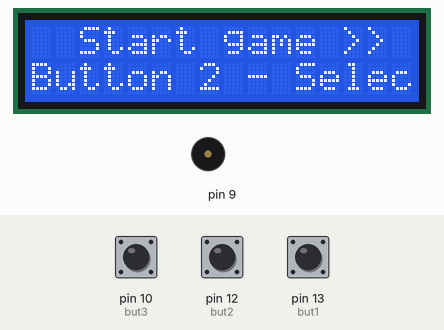
A program run on a simulated Arduino Uno, built with avr-gcc and run on an emulated ATmega328P. Shown: 16×2 character LCD, buzzer (waves = sounding). The test bench sets the inputs (shaded band); at power-on: pin 12 (but2) HIGH, pin 13 (but1) HIGH, pin 10 (but3) HIGH. Random numbers use the default seed unless the program sets one.

Above: at 1.2 s.
1.3 s: pin 12 (but2) pulled LOW for 0.15 s
At 1.8 s:
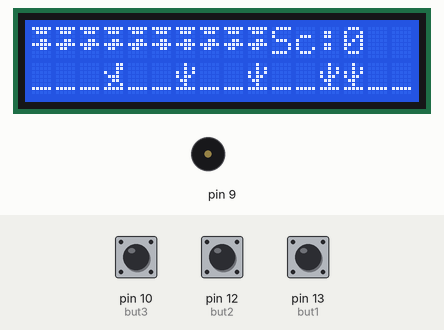
2.0 s: pin 13 (but1) pulled LOW for 0.15 s
At 2.5 s:
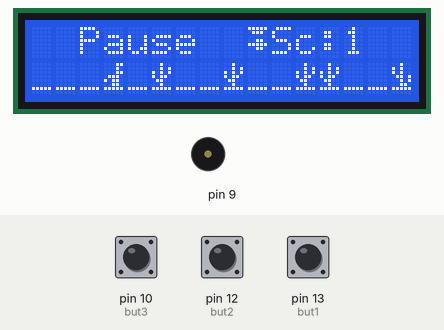
3.6 s: pin 13 (but1) pulled LOW for 1 s
At 5.3 s:
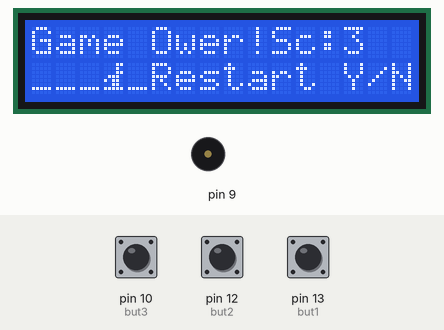
6.1 s: pin 10 (but3) pulled LOW for 0.15 s
At 6.4 s:
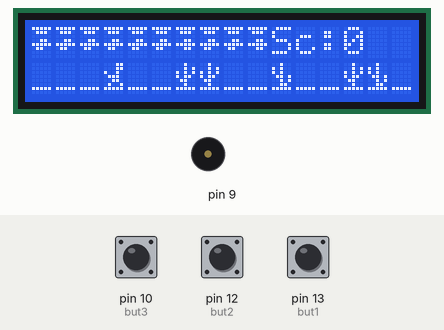
6.8 s: pin 12 (but2) pulled LOW for 1 s
At 9.3 s:
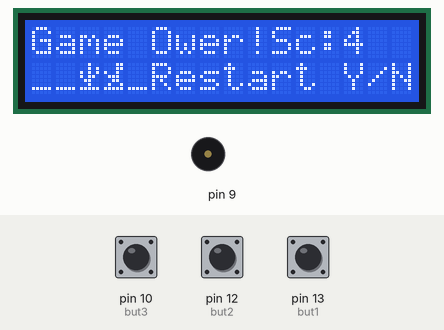
10.0 s: pin 10 (but3) pulled LOW for 1 s
At 10.5 s:
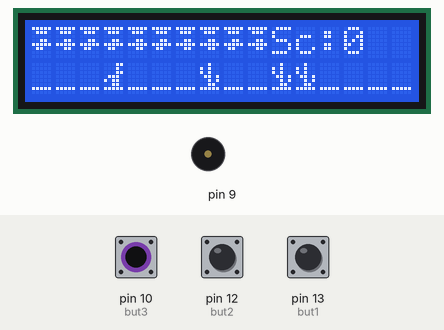
Timing chart, 0 to 12.6 s (numbered marks = the images above; inputs shaded):
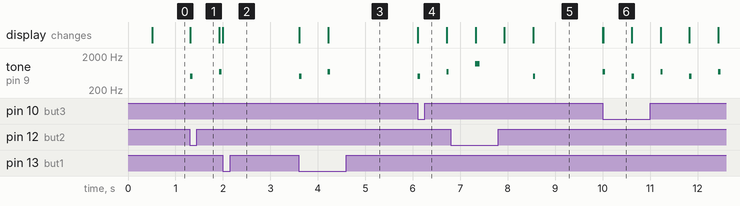

The program:

main.cpp
```cpp
//#define DEBAG
#include <Arduino.h>
#include <LiquidCrystal.h>
#include <Button.cpp>

Button but1 (13);                                //Непосредственно сами кнопки
Button but2 (12);
Button but3 (10);

void menu();                             //Прототип функции меню
void game();                             //Прототип функции игры

bool menuExit = 0;                       //Переменная для отключения меню
bool autoSpeed = 1;                      //Переменая для определения изменеия скорости игры

int skyLine[] = {0, 1, 0, 0, 1, 0, 1, 1, 0, 0}; //Отрисовка неба 8 элементов, чтобы оставить место под очки
int runLine[] = {0, 0, 0, 0, 0, 0, 0, 1, 0, 0, 1, 0, 0, 1, 1, 0}; //Условная отрисовка земли
uint16_t speedRun = 600;                       //Скорость обновления экрана и игры


uint32_t timerRun = 0;                   //Таймер перерисовки монитора

byte playerAvatar1[8] = {                //Первый кадр бегуна
  0b00011,  0b00011,  0b10010,  0b01110,  0b00110,  0b01001,  0b11111,  0b00000
};

byte playerAvatar2[8] = {                //Второй кадр бегуна
  0b00011,  0b00010,  0b00011,  0b01110,  0b10110,  0b00110,  0b11111,  0b00000
};

byte playerAvatarFly[8] = {                //Полет бегуна
  0b00011,  0b00011,  0b00010,  0b01110,  0b10110,  0b00100,  0b01000,  0b00000
};

byte cactus1[8] = {                       //Кактус вариант 1
  0b00100,  0b00101,  0b10101,  0b10110,  0b01100,  0b00100,  0b11111,  0b00000
};

byte cactus2[8] = {                       //Кактус вариант 1
  0b00100,  0b10100,  0b10100,  0b01101,  0b00101,  0b00110,  0b11111,  0b00000
};

byte clouds[8] = {                       //Облака
  0b11111,  0b01110,  0b00000,  0b00110,  0b11111,  0b01100,  0b00000,  0b00000
};
byte clouds2[8] = {                      //Облака2
  0b11111,  0b01110,  0b00000,  0b0110,  0b11111,  0b0110,  0b00000,  0b00000
};

/* Создается объект для управления дисплеем.
   Пины ардуино присоеденены к дисплею
   в порядке: RS   E DB4 DB5 DB6 DB7*/
LiquidCrystal lcd(7, 6, 5, 4, 3, 2);

void setup() {
#ifdef DEBAG
  Serial.begin(9600);                     //Открываем пор для отладки программы
#endif

  pinMode(9, OUTPUT);                     //Пин для пищалки

  randomSeed(analogRead(A0));             //Задаем случайное зерно рандома с "наводок воздуха"
  /* начинаем работу с экраном. Сообщаем объекту количество
    строк и столбцов. Опять же, вызывать pinMode не требуется:
    функция begin сделает всё за нас*/
  lcd.begin(16, 2);

  lcd.print("  =DinoChrom=  ");           // печатаем сообщение на первой строке

  lcd.createChar(1, playerAvatar1);       //Создаем свои символы это первый кадр бегуна
  lcd.createChar(2, playerAvatar2);       //Это второй кадр бегуна
  lcd.createChar(3, playerAvatarFly);     //Полет бегуна
  lcd.createChar(4, cactus1);             //Кактус 1
  lcd.createChar(5, cactus2);             //Кактус 2
  lcd.createChar(6, clouds);              //Облака
  lcd.createChar(7, clouds2);             //Облака2

#ifdef DEBAG
  Serial.println("Setup ower");
#endif
}

void loop() {
  if (menuExit == 0){
    menu();
    }else{                     //Если игра запущена
    game();
  }
}

void menu (){

static uint8_t menuSelect = 0;

if (but2.clickButton()){              //По кнопке 2 выходим из настроек
  switch (menuSelect)
  {
    case 0:
    menuExit = 1;
    break;

    case 1:
    menuSelect = 2;
    break;

    case 2:
    menuSelect = 0;
    speedRun = 600;
    autoSpeed = 1;
    break;

    case 3:
    menuSelect = 4;
    break;

  default:
    menuSelect = 0;
    autoSpeed = 0;
    break;
  }
}

if (but1.clickButton()){
  if (menuSelect != 1 && menuSelect != 3 && menuSelect != 4){
    menuSelect = ++menuSelect;
  }else if (menuSelect == 4 && speedRun < 900){//По кнопке 1 увеличиваем скорость бегуна
    speedRun += 50;
  }
}
if (but3.clickButton()){
if (menuSelect != 0 && menuSelect != 2 && menuSelect != 4){
    menuSelect = --menuSelect;
  }else if (menuSelect == 4 && speedRun > 300){//По кнопке 3 уменьшаем скорость бегуна
        speedRun -= 50;
  }
}

if (millis() - timerRun > 500){ //Обнавляем меню раз в секунду и отключаем его во время игры

  lcd.setCursor(0,1);
  lcd.print("Button 2 - Select");
  lcd.setCursor(0,0);

  switch (menuSelect){                       //Выбераем пункт меню для отрисовки
    case 0:
      lcd.print("  Start game >> ");
    break;

    case 1:
      lcd.print(" << Settings    ");
    break;

    case 2:
      lcd.print("Speed run: Auto>");
    break;

    case 3:
      lcd.print("Speed run: Set <");
    break;

    case 4:
      lcd.print("Speed run: ");
      lcd.print(speedRun);
    break;

    }
  }
}

void game (){

static bool jump = 0;                           //Прыжок Дино бегуна
static bool setC = 1;                           //Флажок установки курсора вовторую строку
static bool gameOwer = 0;
static bool pause = 0;

static uint16_t score = 0;                           //Победные очки (кадр/сек)
static int flight = 0;                          //Счетчик кадров полета бегуна
static int stepPlyer = 0;                       //Счетчик шагов для анимации бега
static int saveChar = 0;                         //Здесь хранится часть поля перед дино, корректной отрисовки поля за ним при прохождении поля

  if (but1.clickButton() && gameOwer != 1) {   //Опрашиваем кнопку1 на нажатие пока активна игра
    pause = !pause;                       //Если кнопка нажата ставим игру на паузу
    lcd.setCursor(0,0);
    lcd.print("  Pause  ");
  }
  if (but2.clickButton() && skyLine[3] == 0 && pause == 0) { //Опрашиваем кнопку2 на нажатие
    jump = 1;          //Если кнопка нажата то активируем прыжок
  }


  if (millis() - timerRun > speedRun) {       //Каждую секунду обнавляем игру(экран, положение дино и тд)
    if (gameOwer == 0 && pause == 0) {
#ifdef DEBAG
      Serial.print("Click: ");              //Отладочный код
      Serial.println(bot2.itsClick);        //Отладочный код
      Serial.print("Timer: ");              //Отладочный код
      Serial.println(bot2.timerBot);        //Отладочный код
#endif
      for (int s = 0; s != 10; s++) {       //Обнавляем небо игровго поля

        if (s != 9) {                       // в 9 ячейке будет появляться новая часть неба

          if (s == 2 && skyLine[3] == 3) {      //Проверяем положение дино и записываем ячейку поля после него
            skyLine[s] = random(0, 2);
          } else if (s == 3 && skyLine[s] == 3) {
            skyLine[s] = 3;
          } else {
            skyLine[s] = skyLine[s + 1];
          }

        } else {
          skyLine [s] = random(0, 2);       //выбераем случайное облако
        }
      }

      for (int s = 0; s != 16; s++) {       //Обнавляем игровое поле

        if (s != 15) {                      // в 15 ячейке будет появляться новая часть земли

          if (s == 2 && flight == 0) {      //Проверяем положение дино и записываем ячейку поля после него
            runLine[s] = saveChar;
          } else {
            runLine[s] = runLine[s + 1];
          }
        } else if (runLine [s - 2] == 1 || runLine [s - 2] == 2) { //исключаем появление 3х и более препятствий
          runLine[s] = 0;
        } else {
          runLine [s] = random(0, 3);       //выбераем случайное препятствие или пустую ячейку
        }
      }

      saveChar = runLine[3];              //Записываем ячейку в которой отрисовываеться динозавр.

      if (jump == 1 && flight == 0) {       //Определяем положение дино если начало прыжка
        skyLine[3] = 3;                     //Переносим дино в воздух
        tone(9, 1200, 100);                 //Звук прыжка
#ifdef DEBAG
        Serial.println("JUMP!");            //Отладочный код
#endif
        flight = 1;                         //Зависаем в воздухе
        jump = 0;                           //Приземление
      } else if (flight == 0) {             //Пока летим
        skyLine[3] = 0;                     //Убираем с неба
        runLine[3] = 3;                     //Посадка дино
      } else {                              //Приземление
        flight = flight - 1;                //Потихоньку приземляемся
#ifdef DEBAG
        Serial.print("I: ");
        Serial.println(flight);             //Отладочный код
#endif
      }
#ifdef DEBAG
      Serial.print("Dino: ");
      Serial.println(runLine [4]);             //Отладочный код
      Serial.print("plase: ");
      Serial.println(saveChar);             //Отладочный код
#endif

      if (jump == 0 && flight == 0) {
        if ((saveChar == 1 || saveChar == 2) && runLine [3] == 3) {
          gameOwer = 1;
        }
      }

      lcd.clear();
      //lcd.setCursor(0, 0);                         //Вывод поля

      for (int f = 0; f != 26; f++) {
        if (f < 10) {
          if (skyLine[f] == 0) {
            lcd.write(byte(6));
          } else if (skyLine[f] == 1) {
            lcd.write(byte(7));
          } else if (skyLine[f] == 3) {
            lcd.write(byte(3));
          }
        } else {
          if (setC == 1) {
            lcd.setCursor(0, 1);
            setC = 0;
          }
          if (runLine[f - 10] == 0) {
            lcd.write('_');
          } else if (runLine[f - 10] == 1) {
            lcd.write(byte(4));
          } else if (runLine[f - 10] == 2) {
            lcd.write(byte(5));
          } else if (runLine[f - 10] == 3 && stepPlyer == 0) {
            lcd.write(byte(1));
            stepPlyer = 1;
            tone(9, 500, 50);
          } else if (runLine[f - 10] == 3 && stepPlyer == 1) {
            lcd.write(byte(2));
            stepPlyer = 0;
            tone(9, 700, 50);
          }
        }
      }
      lcd.setCursor(10, 0);
      setC = 1;
#ifdef DEBAG
      Serial.println(score);
#endif
      lcd.print("Sc:");
      lcd.print(score);
      if (gameOwer != 1){
        score = ++score;
      }
      timerRun = millis();

      if (autoSpeed == 1 && (score%50 == 0) && speedRun > 300)
      {
        speedRun -= 100;
      }

    }

    if (gameOwer == 1){
      lcd.setCursor(0, 0);
      lcd.print("Game Ower!Sc:");
      lcd.print(score);
      lcd.setCursor(5, 1);
      lcd.print("Restart Y/N");

      jump = 0;                             //Прыжок Дино бегуна
      setC = 1;                             //Флажок установки курсора вовторую строку
      flight = 0;                           //Счетчик кадров полета бегуна
      saveChar = 0;

      for (int s = 0; s != 16; s++) {       //Обнавляем игровое поле
        if (s < 7) {                      // в 15 ячейке будет появляться новая часть земли
          runLine[s] = 0;
        } else if (runLine [s - 2] == 1 || runLine [s - 2] == 2) { //исключаем появление 3х и более препятствий
          runLine[s] = 0;
        } else {
          runLine [s] = random(0, 3);       //выбераем случайное препятствие или пустую ячейку
        }
      }

      if (autoSpeed == 1)
        {
          speedRun = 600;
        }
      if (but3.clickButton()){                //Опрашиваем кнопку 3 на нажатие
        gameOwer = 0;                         //Если кнопка нажата рестартим игру
        lcd.setCursor(13,0);
        lcd.print("   ");
        score = 0;
      }
      if (but2.clickButton()){                //Опрашиваем кнопку 2 на нажатие
        gameOwer = 0;                         //Если кнопка нажата рестартим игру
        menuExit = 0;                         //и переходим в меню
        score = 0;
        lcd.setCursor(13,0);
        lcd.print("   ");
    }
    }
  }
}
```

Button.cpp
```cpp
#include <Arduino.h>

class Button {
public:

  Button(int pin){

    _pin = pin;
    pinMode(pin, INPUT_PULLUP);

  }

  bool clickButton() {
  if (!digitalRead(_pin) && _itsClick == false && millis() - _timerBot > 250) {
    _itsClick = true;
    _timerBot = millis();
    return true;
  }
  if (digitalRead(_pin) && _itsClick == true) {
    _itsClick = false;
    return false;
  }
  return 0;
  }

private:

  int _pin = 0;                               //Пин на который подключена кнопка
  long int _timerBot = 0;                 //Ловим момент сробатывания кнопки для корректной работы таймера антидребезга
  bool _itsClick = 0;                     //Ловим нажатие кнопки

};
```

Measured:
- after the input at 1.3 s, tone on pin 9: silent → 500 Hz at once, → silent 0.05 s later, → 700 Hz 0.56 s later, → silent 0.05 s later; the display: changes at once (image 1)
- after the input at 3.6 s, tone on pin 9: silent → 500 Hz at once, → silent 0.05 s later, → 700 Hz 0.56 s later, → silent 0.05 s later; the display: first changes at once (image 3 shows a later state)
- after the input at 6.1 s, tone on pin 9: silent → 500 Hz at once, → silent 0.05 s later, → 700 Hz 0.56 s later, → silent 0.05 s later; the display: first changes at once (image 4 shows a later state)
- after the input at 10.0 s, tone on pin 9: silent → 700 Hz at once, then repeats every 1.2 s: silent 0.56 s, 500 Hz 0.05 s, silent 0.56 s, 700 Hz 0.05 s; the display: first changes at once (image 6 shows a later state)
- what the display in image 6 shows lasts 0.6 s, from 10.0 s to 10.6 s
